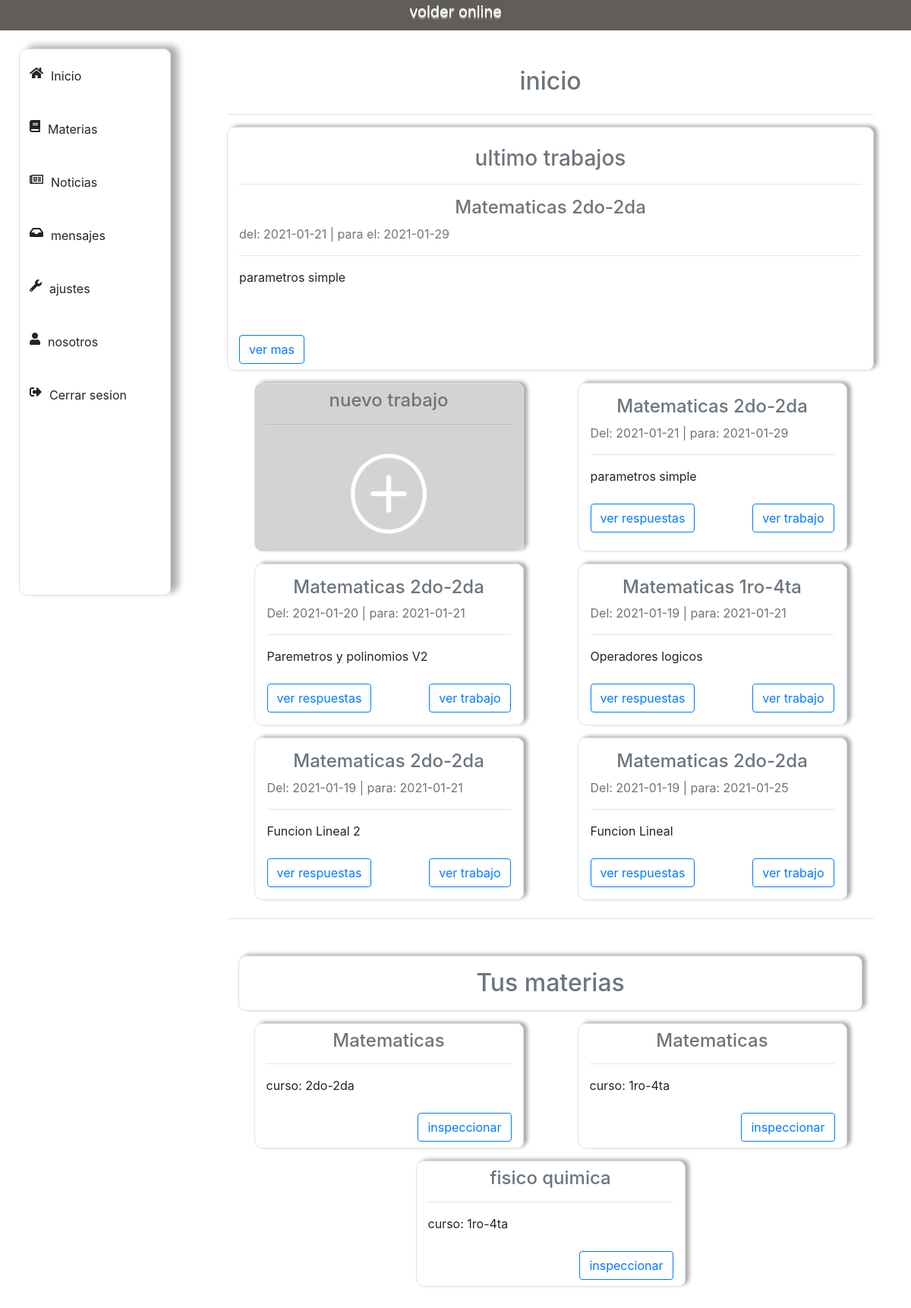
/profesor/ (signed in), run on the app's committed database.
### usuarios/models.py (models this page shows, shortened)
class Trabajo(models.Model):
    titulo = models.CharField(max_length=50)
    materia = models.ForeignKey(Materia, on_delete = models.CASCADE, null=True, blank=True)
    fecha_de_subida = models.DateTimeField(auto_now_add=True)
    fecha_de_entrega = models.DateTimeField(auto_now_add=False)
    tipo_de_trabajo = models.ForeignKey(TipoDeTarea, on_delete = models.CASCADE, null=True, blank=True)
    consigna = models.CharField(max_length=50)
    contenido = models.TextField()
    fuentes = models.CharField(max_length=50)
    class Meta():
        ordering = ['-fecha_de_subida']
    def __str__(self):
        return self.titulo

class Materia(models.Model):
    nombre = models.CharField(max_length=50)
    curso = models.ForeignKey(Cursoos, on_delete = models.CASCADE, null=True, blank=True)
    profesor = models.ForeignKey(Profesor, on_delete = models.CASCADE, null=True, blank=True)
    trabajos_entregados = models.IntegerField(null=True, blank=True)
    class Meta():
        ordering = ['nombre']
    def __str__(self):
        nombre_y_curso = self.nombre + " " + str(self.curso)
        return nombre_y_curso

class Cursoos(models.Model):
    curso = models.CharField(max_length=10, null=True, blank=True)
    division = models.CharField(max_length=10, null=True, blank=True)
    class Meta():
        ordering = ['curso']
    def __str__(self):
        curso_y_division = self.curso + "-" + self.division
        return curso_y_division

### volder_app/decorators.py (the view)
        def wrapper(request, *args, **kwargs):
            if not hasattr(request.user, self.attribute):
                return redirect(self.redirect_to_url, **self.args_dict_to_redirect)
            return view(request, *args, **kwargs)

### profesor/views.py (called while the page is built)
@RequiredUserAttribute(attribute = 'profesor', redirect_to_url = '/preceptor/')
def main(request):
    trabajos = Trabajo.objects.all().order_by("-fecha_de_subida")
    materias = Materia.objects.filter(profesor = request.user.profesor)
    for trabajo in trabajos:
        if trabajo.materia.profesor == request.user.profesor:
            ultimo_trabajo = trabajo
            break
    cont = {
        "materias":materias,
        "trabajos":trabajos,
        "ultimo_trabajo":ultimo_trabajo,
    }
    return render(request, "profesor/main.html", cont)

### profesor/templates/profesor/main.html
{% extends 'profesor/base.html' %}
{% load static %}
{% block content %}
<div class=" mid-contenido-animacion col col-md-9 mx-auto my-4 px-4">
    <p id="inicio" class="h2 text-muted text-center my-4">inicio</p> <hr>
    <div class="tarea tarea-animacion col-12  border mx-auto my-2 py-2" >
        <p class="h3 text-muted text-center col-12 pt-3">ultimo trabajos</p> <hr>
        <p class="h4 text-muted titulo text-center">{{ultimo_trabajo.materia}}</p>
        <p class="subitutlo text-muted"> del: {{ ultimo_trabajo.fecha_de_subida|date:'Y-m-d'}} | para el: {{ ultimo_trabajo.fecha_de_entrega|date:'Y-m-d' }}</p><hr>
        <p>  {{ultimo_trabajo}}  </p><br><br>
        <a href="{% url 'ver_trabajo' ultimo_trabajo.id %}" class="btn btn-outline-primary">ver mas</a>
    </div>
    <div class="row">
        <div class="añadir-trabajo trabajos-animacion col-10 col-md-5 border my-2 mx-auto">
            <div class="añadir-trabajo-titulo">
                <p class="h4 text-muted mini-titulo text-center my-2">nuevo trabajo</p><hr>
            </div>
            <div class="añadir-trabajo-imagen">
                <a href="{% url 'añadir_trabajo' %}" class="text-center">
                    <img src="{% static 'img/mas.png' %} " >
                </a>
            </div>
        </div>
        {% for trabajo in trabajos %}
            {% if trabajo.materia.profesor == user.profesor %}
                <div class="trabajos trabajos-animacion col-10 col-md-5 border my-2 mx-auto p-3">
                    <p class="h4 text-muted titulo text-center">{{trabajo.materia}}</p>
                    <p class="subitutlo text-muted">Del: {{ trabajo.fecha_de_subida|date:'Y-m-d' }} | para: {{trabajo.fecha_de_entrega|date:'Y-m-d'}}</p><hr>
                    <span>  {{trabajo}}  </span><br><br>
                    <a href="{% url 'respuesta_trabajo' trabajo.id %}" class="btn btn-outline-primary">ver respuestas</a>
                    <a href="{% url 'ver_trabajo' trabajo.id %}" class="btn btn-outline-primary float-right">ver trabajo</a>
                </div>
            {% endif %}
        {% endfor %}
    </div><hr>
    <div id="materia" class="materias row mt-5">
        <div class="titulo col-12">
            <p class="h2 text-muted text-center titulo-p"> Tus materias</p>
        </div>
        {% for materia in materias %}
            <div class="materias-materia col-12 col-md-5 border mx-auto my-2">
                <p class="h4 text-muted text-center col-12 my-2">{{materia.nombre}}</p><hr>
                <p >curso: {{materia.curso}}</p>
                <a href="{% url 'ver_materia' materia.id %}" class="btn btn-outline-primary float-right my-2">inspeccionar</a>
            </div>
        {% endfor %}
    </div>
</div>
{% endblock %}

### volder_app/static/css/profesor/main.css (style rules this page uses)
html { font-size: 1rem; }
.row { padding: 0px !important; margin: 0px !important; }
* { padding: 0; margin: 0; outline: none; }
.tarea, .materias .materias-materia, .titulo p { height: auto; box-shadow: 5px -2px 5px rgb(171, 173, 173); }
.trabajos, .añadir-trabajo { border-radius: 20px; height: auto; box-shadow: 5px -2px 5px rgb(171, 173, 173); }
.añadir-trabajo { background-color: rgba(131, 131, 131, 0.356); }
.mini-titulo { color: rgba(0, 0, 0, 0.534); }
.añadir-trabajo img { height: 150px; width: 150px; border-radius: 50%; display: block; margin:auto; }
.border { border-radius: 10px; }
.titulo p { border: 1px solid rgba(133, 133, 133, 0.308); border-radius: 10px; padding: 1rem; }

### volder_app/templates/volder/carga.html (style rules this page uses)
*, *::after,*::before { margin: 0; padding: 0; -webkit-box-sezing: border-box; -moz-box-sezing: border-box; box-sezing: border-box; }

### data on the page
Trabajo: materia "Matematicas 2do-2da", fecha_de_subida "2021-01-21", fecha_de_entrega "2021-01-29", titulo "parametros simple"
Trabajo: materia "Matematicas 2do-2da", fecha_de_subida "2021-01-20", fecha_de_entrega "2021-01-21", titulo "Paremetros y polinomios V2"
Trabajo: materia "Matematicas 1ro-4ta", fecha_de_subida "2021-01-19", fecha_de_entrega "2021-01-21", titulo "Operadores logicos"
Trabajo: materia "Matematicas 2do-2da", fecha_de_subida "2021-01-19", fecha_de_entrega "2021-01-21", titulo "Funcion Lineal 2"
Trabajo: materia "Matematicas 2do-2da", fecha_de_subida "2021-01-19", fecha_de_entrega "2021-01-25", titulo "Funcion Lineal"
Materia: nombre "Matematicas", curso "2do-2da"
Materia: nombre "Matematicas", curso "1ro-4ta"
Materia: nombre "fisico quimica", curso "1ro-4ta"
